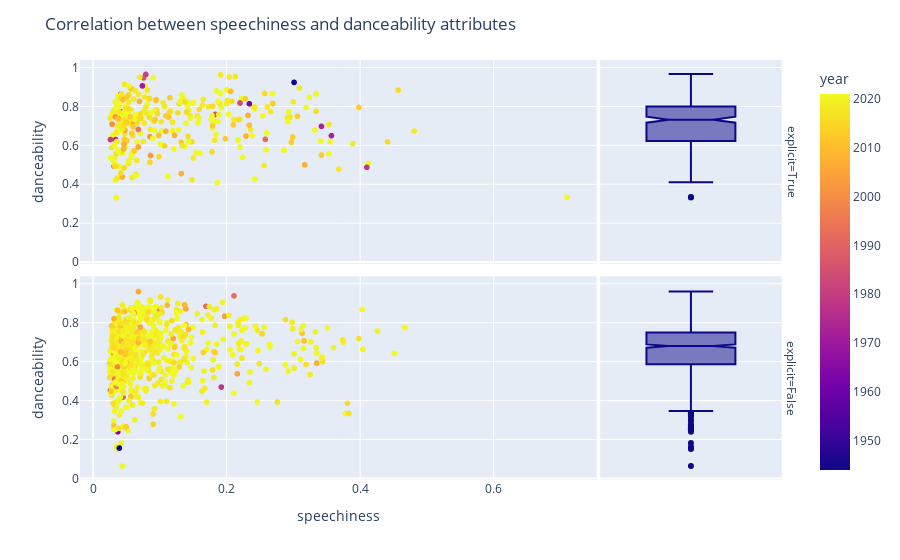

This figure's notebook cell:
### Code cell
get_correlation_song_attribute('speechiness', 'danceability')

### Figure 1 — Plotly figure (JSON) as saved in the notebook; plotly's stock layout.template omitted (floating-point values rounded to 4 significant figures; data arrays with more than 128 entries replaced by an {"elided": "..."} marker saying what was removed)
{"data": [{"hovertemplate": "explicit=True<br>speechiness=%{x}<br>danceability=%{y}<br>year=%{marker.color}<extra></extra>", "legendgroup": "", "marker": {"color": {"elided": "328 int values"}, "coloraxis": "coloraxis", "symbol": "circle"}, "mode": "markers", "name": "", "showlegend": false, "type": "scattergl", "x": {"elided": "328 float values"}, "xaxis": "x3", "y": {"elided": "328 float values"}, "yaxis": "y3"}, {"alignmentgroup": "True", "hovertemplate": "explicit=True<br>danceability=%{y}<extra></extra>", "legendgroup": "", "marker": {"color": "#0d0887", "symbol": "circle"}, "name": "", "notched": true, "offsetgroup": "", "showlegend": false, "type": "box", "xaxis": "x4", "y": {"elided": "328 float values"}, "yaxis": "y4"}, {"hovertemplate": "explicit=False<br>speechiness=%{x}<br>danceability=%{y}<br>year=%{marker.color}<extra></extra>", "legendgroup": "", "marker": {"color": {"elided": "877 int values"}, "coloraxis": "coloraxis", "symbol": "circle"}, "mode": "markers", "name": "", "showlegend": false, "type": "scattergl", "x": {"elided": "877 float values"}, "xaxis": "x", "y": {"elided": "877 float values"}, "yaxis": "y"}, {"alignmentgroup": "True", "hovertemplate": "explicit=False<br>danceability=%{y}<extra></extra>", "legendgroup": "", "marker": {"color": "#0d0887", "symbol": "circle"}, "name": "", "notched": true, "offsetgroup": "", "showlegend": false, "type": "box", "xaxis": "x2", "y": {"elided": "877 float values"}, "yaxis": "y2"}], "layout": {"annotations": [{"font": {}, "showarrow": false, "text": "explicit=False", "textangle": 90, "x": 0.98, "xanchor": "left", "xref": "paper", "y": 0.2425, "yanchor": "middle", "yref": "paper"}, {"font": {}, "showarrow": false, "text": "explicit=True", "textangle": 90, "x": 0.98, "xanchor": "left", "xref": "paper", "y": 0.7575, "yanchor": "middle", "yref": "paper"}], "coloraxis": {"colorbar": {"title": {"text": "year"}}, "colorscale": [[0, "#0d0887"], [0.1111, "#46039f"], [0.2222, "#7201a8"], [0.3333, "#9c179e"], [0.4444, "#bd3786"], [0.5556, "#d8576b"], [0.6667, "#ed7953"], [0.7778, "#fb9f3a"], [0.8889, "#fdca26"], [1, "#f0f921"]]}, "legend": {"tracegroupgap": 0}, "margin": {"t": 60}, "title": {"text": "Correlation between speechiness and danceability attributes"}, "xaxis": {"anchor": "y", "domain": [0, 0.7215], "title": {"text": "speechiness"}}, "xaxis2": {"anchor": "y2", "domain": [0.7265, 0.98], "matches": "x2", "showgrid": false, "showline": false, "showticklabels": false, "ticks": ""}, "xaxis3": {"anchor": "y3", "domain": [0, 0.7215], "matches": "x", "showticklabels": false}, "xaxis4": {"anchor": "y4", "domain": [0.7265, 0.98], "matches": "x2", "showgrid": false, "showline": false, "showticklabels": false, "ticks": ""}, "yaxis": {"anchor": "x", "domain": [0, 0.485], "title": {"text": "danceability"}}, "yaxis2": {"anchor": "x2", "domain": [0, 0.485], "matches": "y", "showgrid": true, "showticklabels": false}, "yaxis3": {"anchor": "x3", "domain": [0.515, 1], "matches": "y", "title": {"text": "danceability"}}, "yaxis4": {"anchor": "x4", "domain": [0.515, 1], "matches": "y", "showgrid": true, "showticklabels": false}}}
